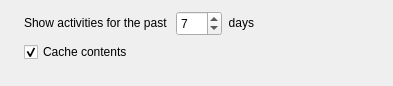
<?xml version="1.0" encoding="UTF-8"?>
<ui version="4.0">
 <class>KdeObservatoryConfigCommits</class>
 <widget class="QWidget" name="KdeObservatoryConfigCommits">
  <property name="geometry">
   <rect>
    <x>0</x>
    <y>0</y>
    <width>393</width>
    <height>86</height>
   </rect>
  </property>
  <property name="windowTitle">
   <string>Form</string>
  </property>
  <layout class="QGridLayout" name="gridLayout">
   <item row="0" column="0">
    <spacer name="spacer1">
     <property name="orientation">
      <enum>Qt::Horizontal</enum>
     </property>
     <property name="sizeType">
      <enum>QSizePolicy::Fixed</enum>
     </property>
     <property name="sizeHint" stdset="0">
      <size>
       <width>13</width>
       <height>23</height>
      </size>
     </property>
    </spacer>
   </item>
   <item row="0" column="1" colspan="2">
    <layout class="QHBoxLayout" name="horizontalLayout_2">
     <item>
      <widget class="QLabel" name="lblDays1">
       <property name="sizePolicy">
        <sizepolicy hsizetype="Fixed" vsizetype="Fixed">
         <horstretch>0</horstretch>
         <verstretch>0</verstretch>
        </sizepolicy>
       </property>
       <property name="text">
        <string>Show activities for the past </string>
       </property>
       <property name="alignment">
        <set>Qt::AlignLeading|Qt::AlignLeft|Qt::AlignVCenter</set>
       </property>
       <property name="buddy">
        <cstring>size</cstring>
       </property>
      </widget>
     </item>
     <item>
      <widget class="QSpinBox" name="commitExtent">
       <property name="sizePolicy">
        <sizepolicy hsizetype="Fixed" vsizetype="Fixed">
         <horstretch>0</horstretch>
         <verstretch>0</verstretch>
        </sizepolicy>
       </property>
       <property name="minimumSize">
        <size>
         <width>46</width>
         <height>25</height>
        </size>
       </property>
       <property name="maximumSize">
        <size>
         <width>46</width>
         <height>25</height>
        </size>
       </property>
       <property name="minimum">
        <number>1</number>
       </property>
       <property name="maximum">
        <number>30</number>
       </property>
       <property name="value">
        <number>7</number>
       </property>
      </widget>
     </item>
     <item>
      <widget class="QLabel" name="lblDays2">
       <property name="sizePolicy">
        <sizepolicy hsizetype="Fixed" vsizetype="Fixed">
         <horstretch>0</horstretch>
         <verstretch>0</verstretch>
        </sizepolicy>
       </property>
       <property name="text">
        <string>days</string>
       </property>
       <property name="alignment">
        <set>Qt::AlignRight|Qt::AlignTrailing|Qt::AlignVCenter</set>
       </property>
       <property name="buddy">
        <cstring>size</cstring>
       </property>
      </widget>
     </item>
     <item>
      <spacer name="spacer2">
       <property name="orientation">
        <enum>Qt::Horizontal</enum>
       </property>
       <property name="sizeHint" stdset="0">
        <size>
         <width>111</width>
         <height>20</height>
        </size>
       </property>
      </spacer>
     </item>
    </layout>
   </item>
   <item row="0" column="3">
    <spacer name="spacer3">
     <property name="orientation">
      <enum>Qt::Horizontal</enum>
     </property>
     <property name="sizeHint" stdset="0">
      <size>
       <width>14</width>
       <height>20</height>
      </size>
     </property>
    </spacer>
   </item>
   <item row="1" column="1">
    <widget class="QCheckBox" name="cacheContents">
     <property name="text">
      <string>Cache contents</string>
     </property>
     <property name="checked">
      <bool>true</bool>
     </property>
    </widget>
   </item>
   <item row="2" column="2">
    <spacer name="spacer4">
     <property name="orientation">
      <enum>Qt::Vertical</enum>
     </property>
     <property name="sizeHint" stdset="0">
      <size>
       <width>20</width>
       <height>86</height>
      </size>
     </property>
    </spacer>
   </item>
  </layout>
 </widget>
 <resources/>
 <connections/>
</ui>
